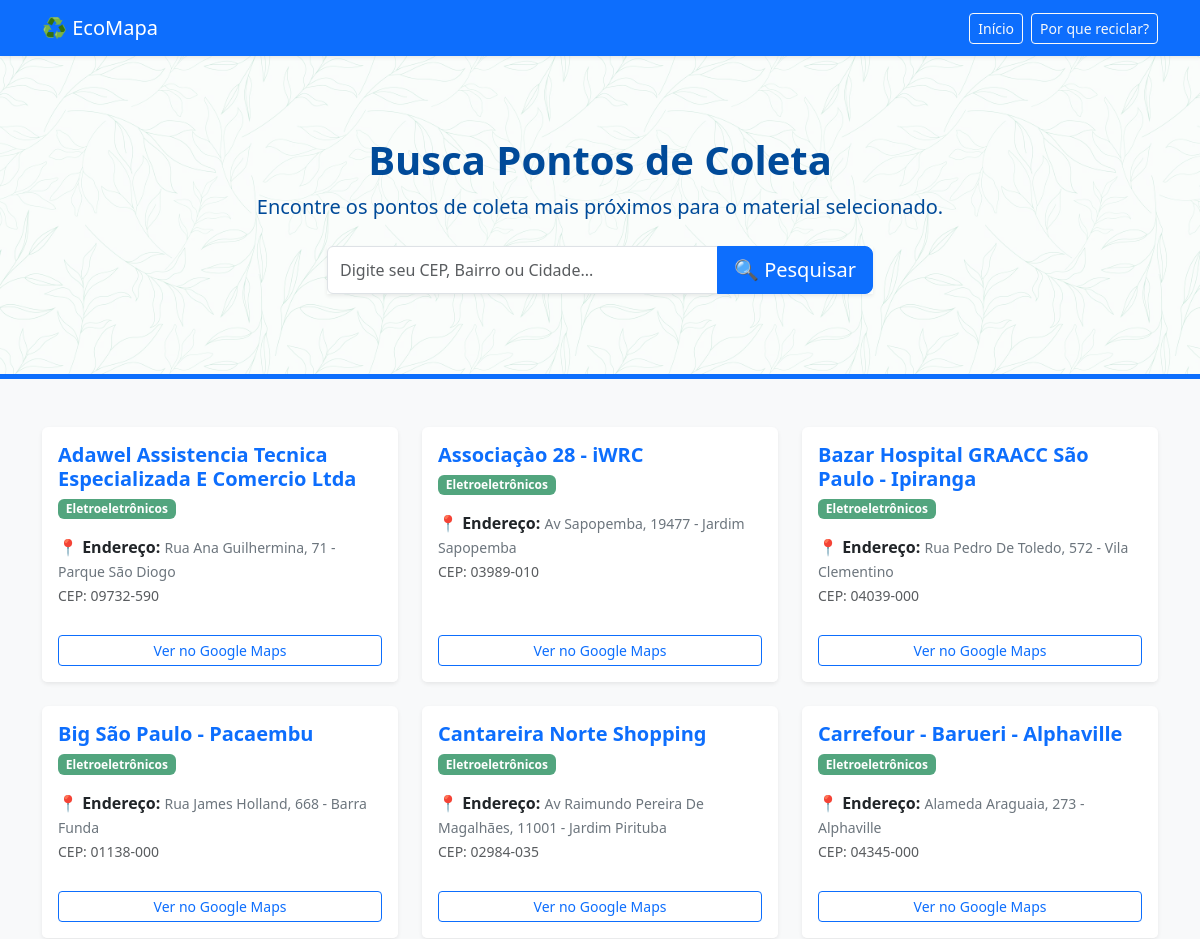
Page /busca?tipo=Eletroeletrônicos (upper part) on the earlier database version.
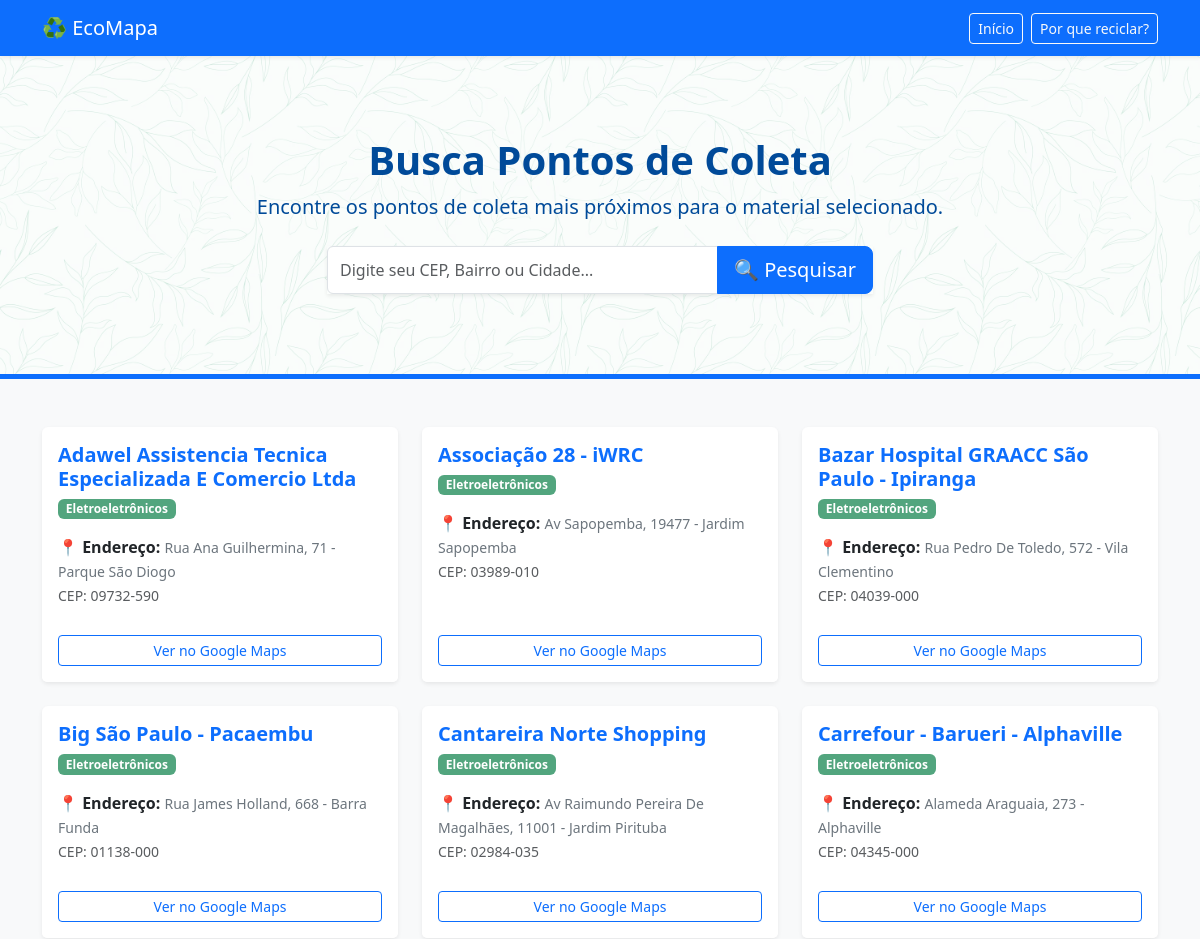
Same page on the later database version.
### app.py (models this page shows, shortened)
class PontoColeta(db.Model):
    id = db.Column(db.Integer, primary_key=True)
    nome = db.Column(db.String(100), nullable=False)
    endereco = db.Column(db.String(200), nullable=True)
    bairro = db.Column(db.String(100), nullable=True)
    cidade = db.Column(db.String(100), nullable=True)
    cep = db.Column(db.String(20), nullable=True)
    tipo_material = db.Column(db.String(200), nullable=False)
    telefone1 = db.Column(db.String(20))
    telefone2 = db.Column(db.String(20))
    observacoes = db.Column(db.Text)  # Text permite textos mais longos que String
    latitude = db.Column(db.Float)
    longitude = db.Column(db.Float)

### app.py (the view, shortened to what this page needs)
@app.route('/busca', methods=['GET', 'POST'])
def busca():
    resultados = []
    tipo_filtro = request.args.get('tipo')
    busca_texto = request.form.get('cep')
    query = PontoColeta.query
    if tipo_filtro:
        query = query.filter(PontoColeta.tipo_material.ilike(f"%{tipo_filtro}%"))
    resultados = query.limit(90).all()
    return render_template('busca.html', resultados=resultados)

### templates/busca.html (shortened to what this page needs)
<!DOCTYPE html>
<html lang="pt-br">
<head>
    <link href="https://cdn.jsdelivr.net/npm/bootstrap@5.3.0/dist/css/bootstrap.min.css" rel="stylesheet">
    <link rel="stylesheet" href="https://cdn.jsdelivr.net/npm/bootstrap-icons@1.11.3/font/bootstrap-icons.min.css">
</head>
<body class="bg-light">
    <nav class="navbar navbar-dark bg-primary shadow-sm">
        <div class="container">
            <a class="navbar-brand" href="/">♻️ EcoMapa</a>
            <div class="d-flex">
                <a href="/" class="btn btn-outline-light btn-sm me-2">Início</a>
                <a href="/importancia" class="btn btn-outline-light btn-sm">Por que reciclar?</a>
            </div>
        </div>
    </nav>
    <section class="hero-section text-center">
        <div class="container">
            <h1 class="fw-bold">Busca Pontos de Coleta</h1>
            <p class="lead">Encontre os pontos de coleta mais próximos para o material selecionado.</p>
            <div class="row justify-content-center mt-4">
                <div class="col-md-6">
                    <form method="POST" class="input-group shadow-sm">
                       <input type="text" name="cep" class="form-control" placeholder="Digite seu CEP, Bairro ou Cidade..." aria-label="Buscar localização">
                        <button class="btn btn-primary btn-lg" type="submit">🔍 Pesquisar</button>
                    </form>
                </div>
            </div>
        </div>
    </section>
    <div class="container my-5">
        <div class="row g-4">
            {% for ponto in resultados %}
            <div class="col-md-6 col-lg-4">
                <div class="card h-100 shadow-sm border-0 result-card">
                    <div class="card-body">
                        <div class="d-flex justify-content-between align-items-start mb-2">
                            <h5 class="card-title text-primary fw-bold mb-0">{{ ponto.nome }}</h5>
                        </div>
                        <div class="d-flex flex-wrap gap-1 mb-3">
                            {% for material in ponto.tipo_material.split(';') %}
                            <span class="badge bg-success opacity-75">{{ material }}</span>
                            {% endfor %}
                        </div>
                        {% if ponto.endereco %}
                        <p class="card-text mb-1">
                            <strong>📍 Endereço:</strong>
                            <span class="text-secondary small">{{ ponto.endereco }} - {{ ponto.bairro }}
                            <br>
                                <span class="text-muted">CEP: {{ ponto.cep }}</span>
                            </span>
                        </p>
                        {% endif %}
                    </div>
                    {% if ponto.latitude and ponto.longitude and ponto.endereco %}
                        <div class="card-footer bg-white border-0 pb-3">
                            <a href="https://www.google.com/maps/search/?api=1&query={{ ponto.latitude }},{{ ponto.longitude }}"
                                target="_blank"
                                class="btn btn-outline-primary btn-sm w-100">
                                  Ver no Google Maps
                            </a>
                        </div>
                    {% else %}
                        <div class="pb-3"></div>
                    {% endif %}
                </div>
            </div>
            {% endfor %}
        </div>
    </div>
</body>
</html>

Differences in the rows shown:
changed PontoColeta "Av Sapopemba, 19477": nome "Associaçào 28 - iWRC" → "Associação 28 - iWRC"
